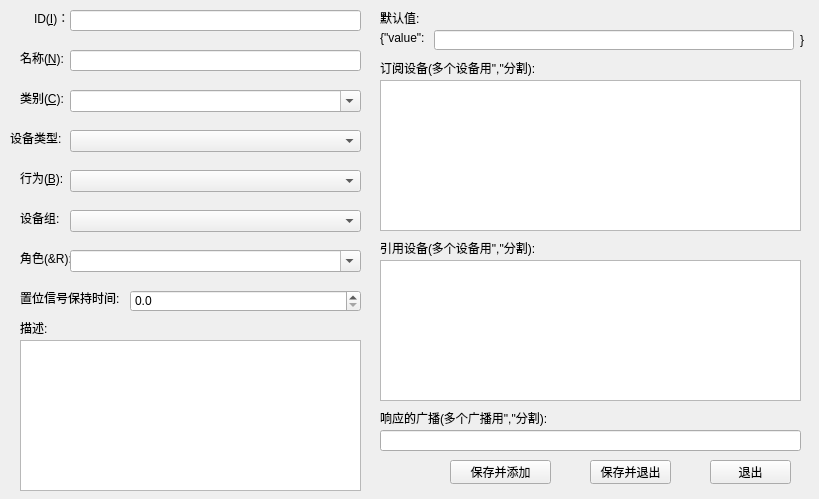
<?xml version="1.0" encoding="UTF-8"?>
<ui version="4.0">
 <class>ComponentDialog</class>
 <widget class="QDialog" name="ComponentDialog">
  <property name="geometry">
   <rect>
    <x>0</x>
    <y>0</y>
    <width>819</width>
    <height>499</height>
   </rect>
  </property>
  <property name="windowTitle">
   <string>Dialog</string>
  </property>
  <widget class="QLabel" name="label">
   <property name="geometry">
    <rect>
     <x>34</x>
     <y>10</y>
     <width>41</width>
     <height>16</height>
    </rect>
   </property>
   <property name="text">
    <string>ID(&amp;I)：</string>
   </property>
   <property name="buddy">
    <cstring>edtID</cstring>
   </property>
  </widget>
  <widget class="QLineEdit" name="edtID">
   <property name="geometry">
    <rect>
     <x>70</x>
     <y>10</y>
     <width>291</width>
     <height>21</height>
    </rect>
   </property>
   <property name="maxLength">
    <number>32765</number>
   </property>
  </widget>
  <widget class="QLabel" name="editName_2">
   <property name="geometry">
    <rect>
     <x>20</x>
     <y>50</y>
     <width>51</width>
     <height>16</height>
    </rect>
   </property>
   <property name="text">
    <string>名称(&amp;N):</string>
   </property>
   <property name="buddy">
    <cstring>edtName</cstring>
   </property>
  </widget>
  <widget class="QLineEdit" name="edtName">
   <property name="geometry">
    <rect>
     <x>70</x>
     <y>50</y>
     <width>291</width>
     <height>21</height>
    </rect>
   </property>
  </widget>
  <widget class="QComboBox" name="cbcategory">
   <property name="geometry">
    <rect>
     <x>70</x>
     <y>90</y>
     <width>291</width>
     <height>22</height>
    </rect>
   </property>
   <property name="editable">
    <bool>true</bool>
   </property>
  </widget>
  <widget class="QLabel" name="label_2">
   <property name="geometry">
    <rect>
     <x>20</x>
     <y>90</y>
     <width>53</width>
     <height>16</height>
    </rect>
   </property>
   <property name="text">
    <string>类别(&amp;C):</string>
   </property>
   <property name="buddy">
    <cstring>cbcategory</cstring>
   </property>
  </widget>
  <widget class="QLabel" name="label_3">
   <property name="geometry">
    <rect>
     <x>10</x>
     <y>130</y>
     <width>53</width>
     <height>16</height>
    </rect>
   </property>
   <property name="text">
    <string>设备类型:</string>
   </property>
   <property name="buddy">
    <cstring>cbType</cstring>
   </property>
  </widget>
  <widget class="QComboBox" name="cbType">
   <property name="geometry">
    <rect>
     <x>70</x>
     <y>130</y>
     <width>291</width>
     <height>22</height>
    </rect>
   </property>
  </widget>
  <widget class="QLabel" name="label_4">
   <property name="geometry">
    <rect>
     <x>20</x>
     <y>210</y>
     <width>53</width>
     <height>16</height>
    </rect>
   </property>
   <property name="text">
    <string>设备组:</string>
   </property>
  </widget>
  <widget class="QComboBox" name="cbTeam">
   <property name="geometry">
    <rect>
     <x>70</x>
     <y>210</y>
     <width>291</width>
     <height>22</height>
    </rect>
   </property>
  </widget>
  <widget class="QLabel" name="label_5">
   <property name="geometry">
    <rect>
     <x>20</x>
     <y>170</y>
     <width>53</width>
     <height>16</height>
    </rect>
   </property>
   <property name="text">
    <string>行为(&amp;B):</string>
   </property>
   <property name="buddy">
    <cstring>cbBehavior</cstring>
   </property>
  </widget>
  <widget class="QComboBox" name="cbBehavior">
   <property name="geometry">
    <rect>
     <x>70</x>
     <y>170</y>
     <width>291</width>
     <height>22</height>
    </rect>
   </property>
  </widget>
  <widget class="QLabel" name="label_6">
   <property name="geometry">
    <rect>
     <x>20</x>
     <y>250</y>
     <width>51</width>
     <height>16</height>
    </rect>
   </property>
   <property name="text">
    <string>角色(&amp;R):</string>
   </property>
  </widget>
  <widget class="QLabel" name="label_7">
   <property name="geometry">
    <rect>
     <x>20</x>
     <y>290</y>
     <width>111</width>
     <height>16</height>
    </rect>
   </property>
   <property name="text">
    <string>置位信号保持时间:</string>
   </property>
   <property name="buddy">
    <cstring>dsbActionKeep</cstring>
   </property>
  </widget>
  <widget class="QDoubleSpinBox" name="dsbActionKeep">
   <property name="geometry">
    <rect>
     <x>130</x>
     <y>290</y>
     <width>231</width>
     <height>22</height>
    </rect>
   </property>
   <property name="decimals">
    <number>1</number>
   </property>
  </widget>
  <widget class="QLabel" name="labelSubcription">
   <property name="geometry">
    <rect>
     <x>380</x>
     <y>60</y>
     <width>351</width>
     <height>16</height>
    </rect>
   </property>
   <property name="text">
    <string>订阅设备(多个设备用&quot;,&quot;分割):</string>
   </property>
   <property name="buddy">
    <cstring>txtSubscription</cstring>
   </property>
  </widget>
  <widget class="QAutoCompletePlainTextEdit" name="txtSubscription">
   <property name="geometry">
    <rect>
     <x>380</x>
     <y>80</y>
     <width>421</width>
     <height>151</height>
    </rect>
   </property>
  </widget>
  <widget class="QLabel" name="label_9">
   <property name="geometry">
    <rect>
     <x>380</x>
     <y>240</y>
     <width>221</width>
     <height>16</height>
    </rect>
   </property>
   <property name="text">
    <string>引用设备(多个设备用&quot;,&quot;分割):</string>
   </property>
   <property name="buddy">
    <cstring>txtReference</cstring>
   </property>
  </widget>
  <widget class="QAutoCompletePlainTextEdit" name="txtReference">
   <property name="geometry">
    <rect>
     <x>380</x>
     <y>260</y>
     <width>421</width>
     <height>141</height>
    </rect>
   </property>
  </widget>
  <widget class="QLabel" name="label_10">
   <property name="geometry">
    <rect>
     <x>380</x>
     <y>410</y>
     <width>181</width>
     <height>16</height>
    </rect>
   </property>
   <property name="text">
    <string>响应的广播(多个广播用&quot;,&quot;分割):</string>
   </property>
  </widget>
  <widget class="QLabel" name="label_11">
   <property name="geometry">
    <rect>
     <x>380</x>
     <y>10</y>
     <width>53</width>
     <height>16</height>
    </rect>
   </property>
   <property name="text">
    <string>默认值:</string>
   </property>
  </widget>
  <widget class="QLabel" name="label_12">
   <property name="geometry">
    <rect>
     <x>20</x>
     <y>320</y>
     <width>53</width>
     <height>16</height>
    </rect>
   </property>
   <property name="text">
    <string>描述:</string>
   </property>
   <property name="buddy">
    <cstring>txtDescription</cstring>
   </property>
  </widget>
  <widget class="QTextEdit" name="txtDescription">
   <property name="geometry">
    <rect>
     <x>20</x>
     <y>340</y>
     <width>341</width>
     <height>151</height>
    </rect>
   </property>
  </widget>
  <widget class="QLineEdit" name="edtRespondBoardcast">
   <property name="geometry">
    <rect>
     <x>380</x>
     <y>430</y>
     <width>421</width>
     <height>21</height>
    </rect>
   </property>
  </widget>
  <widget class="QLineEdit" name="edtDefaultValue">
   <property name="geometry">
    <rect>
     <x>434</x>
     <y>30</y>
     <width>360</width>
     <height>20</height>
    </rect>
   </property>
  </widget>
  <widget class="QPushButton" name="pbSaveAdd">
   <property name="geometry">
    <rect>
     <x>450</x>
     <y>460</y>
     <width>101</width>
     <height>24</height>
    </rect>
   </property>
   <property name="text">
    <string>保存并添加</string>
   </property>
   <property name="autoDefault">
    <bool>false</bool>
   </property>
  </widget>
  <widget class="QPushButton" name="pbSaveExit">
   <property name="geometry">
    <rect>
     <x>590</x>
     <y>460</y>
     <width>81</width>
     <height>24</height>
    </rect>
   </property>
   <property name="text">
    <string>保存并退出</string>
   </property>
   <property name="autoDefault">
    <bool>false</bool>
   </property>
  </widget>
  <widget class="QPushButton" name="pbExit">
   <property name="geometry">
    <rect>
     <x>710</x>
     <y>460</y>
     <width>81</width>
     <height>24</height>
    </rect>
   </property>
   <property name="text">
    <string>退出</string>
   </property>
   <property name="autoDefault">
    <bool>false</bool>
   </property>
  </widget>
  <widget class="QLabel" name="label_13">
   <property name="geometry">
    <rect>
     <x>380</x>
     <y>30</y>
     <width>53</width>
     <height>16</height>
    </rect>
   </property>
   <property name="text">
    <string>{&quot;value&quot;:</string>
   </property>
  </widget>
  <widget class="QLabel" name="label_14">
   <property name="geometry">
    <rect>
     <x>800</x>
     <y>30</y>
     <width>21</width>
     <height>20</height>
    </rect>
   </property>
   <property name="text">
    <string>}</string>
   </property>
  </widget>
  <widget class="QComboBox" name="cbRole">
   <property name="geometry">
    <rect>
     <x>70</x>
     <y>250</y>
     <width>291</width>
     <height>22</height>
    </rect>
   </property>
   <property name="editable">
    <bool>true</bool>
   </property>
  </widget>
 </widget>
 <customwidgets>
  <customwidget>
   <class>QAutoCompletePlainTextEdit</class>
   <extends>QPlainTextEdit</extends>
   <header>qautocompleteplaintextedit.h</header>
  </customwidget>
 </customwidgets>
 <tabstops>
  <tabstop>edtID</tabstop>
  <tabstop>edtName</tabstop>
  <tabstop>cbcategory</tabstop>
  <tabstop>cbType</tabstop>
  <tabstop>cbBehavior</tabstop>
  <tabstop>cbTeam</tabstop>
  <tabstop>dsbActionKeep</tabstop>
  <tabstop>txtDescription</tabstop>
  <tabstop>edtDefaultValue</tabstop>
  <tabstop>txtSubscription</tabstop>
  <tabstop>txtReference</tabstop>
  <tabstop>edtRespondBoardcast</tabstop>
  <tabstop>pbSaveAdd</tabstop>
  <tabstop>pbSaveExit</tabstop>
  <tabstop>pbExit</tabstop>
 </tabstops>
 <resources/>
 <connections/>
</ui>
